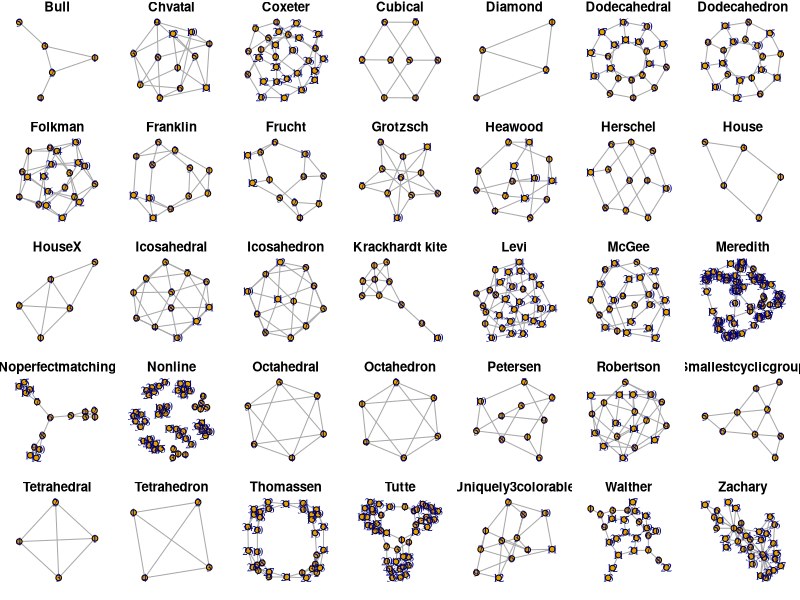
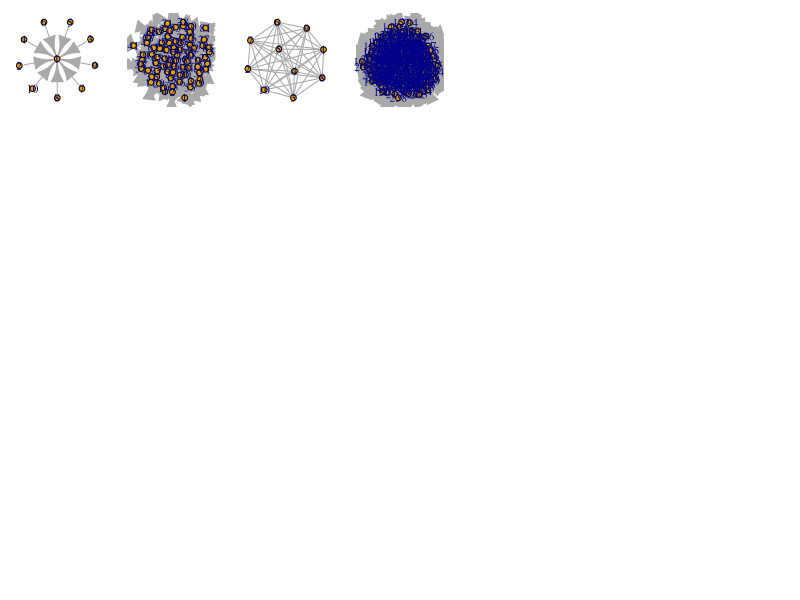

The R script that drew these images, in order:
## ---- chunk 1
library(igraph)
notable_graph <- c("Bull", "Chvatal", "Coxeter", "Cubical", "Diamond", "Dodecahedral", "Dodecahedron", 
                   "Folkman", "Franklin", "Frucht", "Grotzsch", "Heawood", "Herschel", "House", 
                   "HouseX", "Icosahedral", "Icosahedron", "Krackhardt kite", "Levi", "McGee", 
                   "Meredith", "Noperfectmatching", "Nonline", "Octahedral", "Octahedron", 
                   "Petersen", "Robertson", "Smallestcyclicgroup", "Tetrahedral", "Tetrahedron", 
                   "Thomassen", "Tutte", "Uniquely3colorable", "Walther", "Zachary")

graph <- lapply(notable_graph,make_graph)
## ---- chunk 2
par(mfrow=c(5,7))

success <- lapply(notable_graph, function(x){
  graph <- make_graph(x)
  par(mar=c(1,1,1,1))
  plot(graph, main = x)
})
## ---- chunk 3
make_star(10) %>% plot

make_de_bruijn_graph(3,4) %>% plot

make_full_graph(10) %>% plot

make_kautz_graph(3,4) %>% plot
